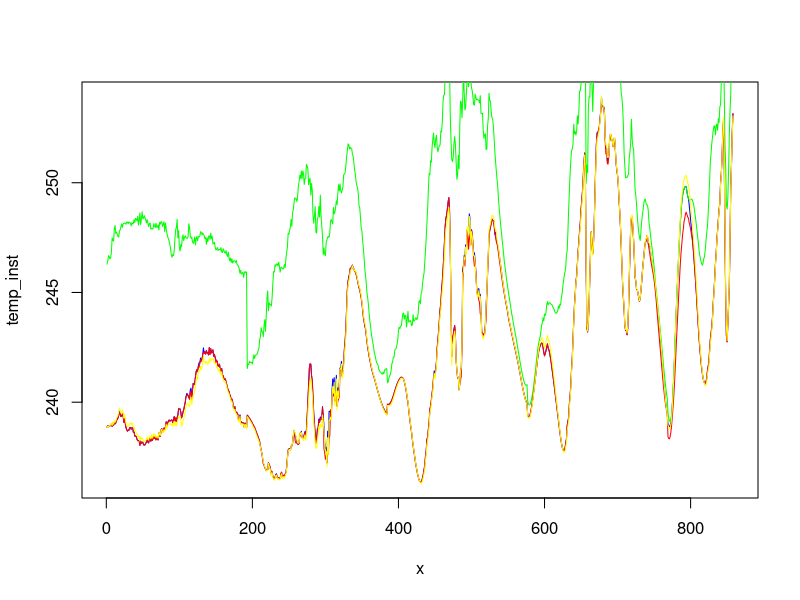
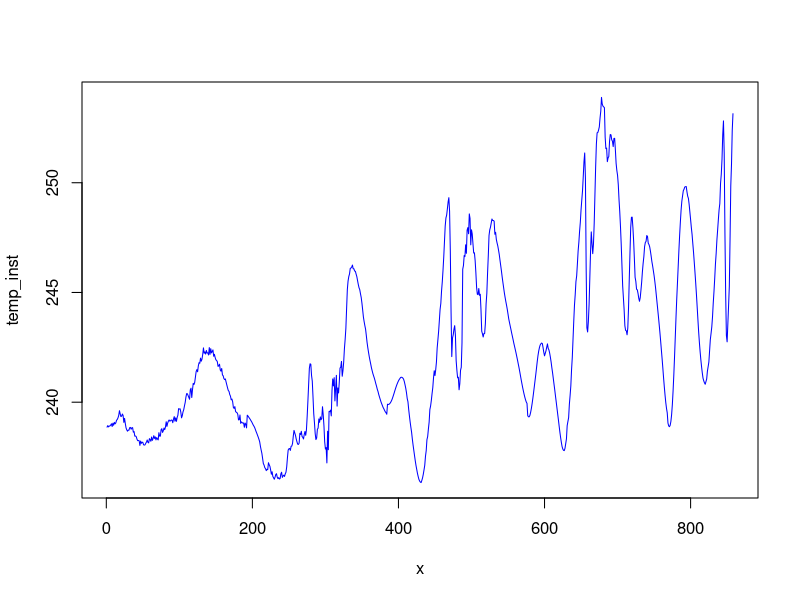
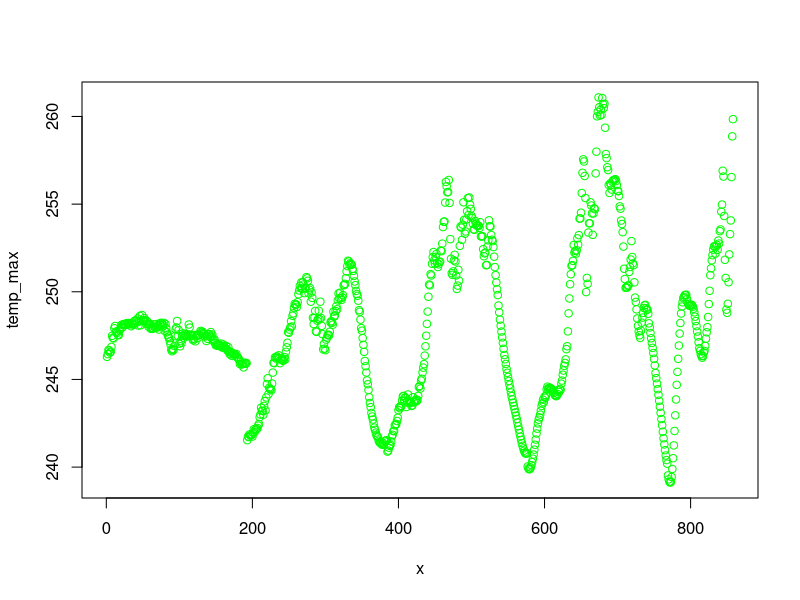
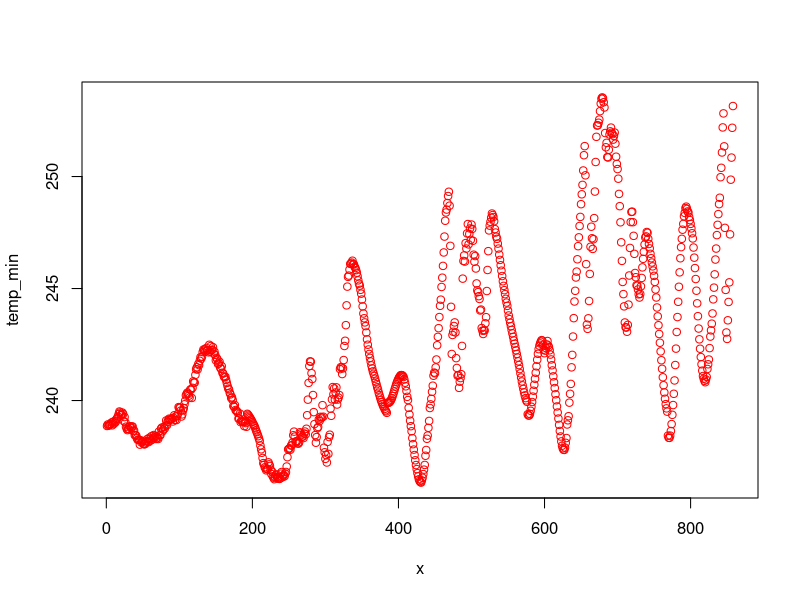
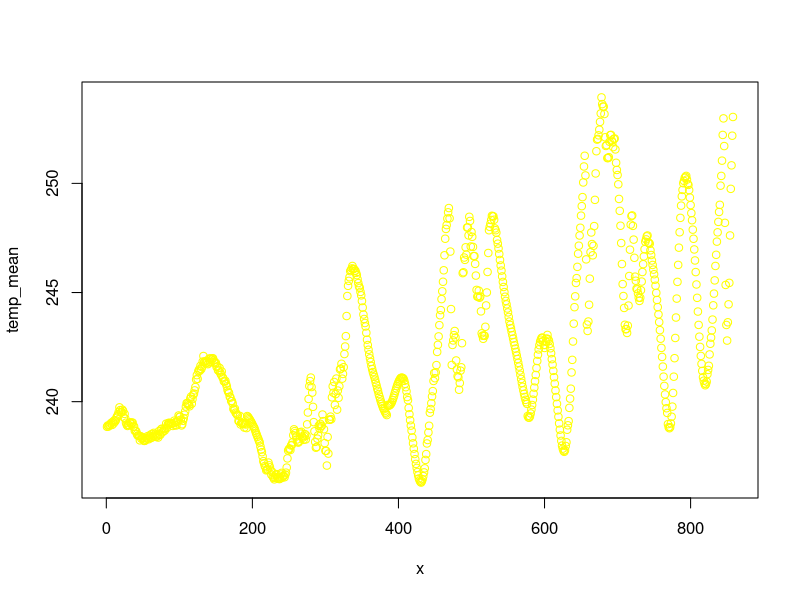

These charts were generated, in order, by the following R code:
#!/usr/bin/env Rscript

# ########################################################

pdf("temp.pdf") # either save all files in one pdf or the files in specific pdfs; find an option to automatise the choice

# temp_inst = read.csv("temp-inst.csv")
# temp_max = read.csv("temp-max.csv")
# temp_min = read.csv("temp-min.csv")
# temp_mean = read.csv("temp-mean.csv")

# data = read.table("test.csv", header=FALSE, sep = ',')
temp_inst = read.table("temp-inst-fi.csv", header=FALSE, sep = ',')
temp_max = read.table("temp-max-fi.csv", header=FALSE, sep = ',')
temp_min = read.table("temp-min-fi.csv", header=FALSE, sep = ',')
temp_mean = read.table("temp-mean-fi.csv", header=FALSE, sep = ',')

x1=length(temp_inst)
x2=length(temp_max)
x3=length(temp_min)
x4=length(temp_mean)

print(x1)
print(x2)
print(x3)
print(x4)

x = seq(1, x1, 1)

plot(x,temp_inst,type="l",col="blue")
lines(x,temp_max,col="green")
lines(x,temp_min,col="red")
lines(x,temp_mean,col="yellow")

plot(x,temp_inst,type="l",col="blue")
plot(x,temp_max,col="green")
plot(x,temp_min,col="red")
plot(x,temp_mean,col="yellow")

# dev.off()
print("Graphics constructed with success!")
